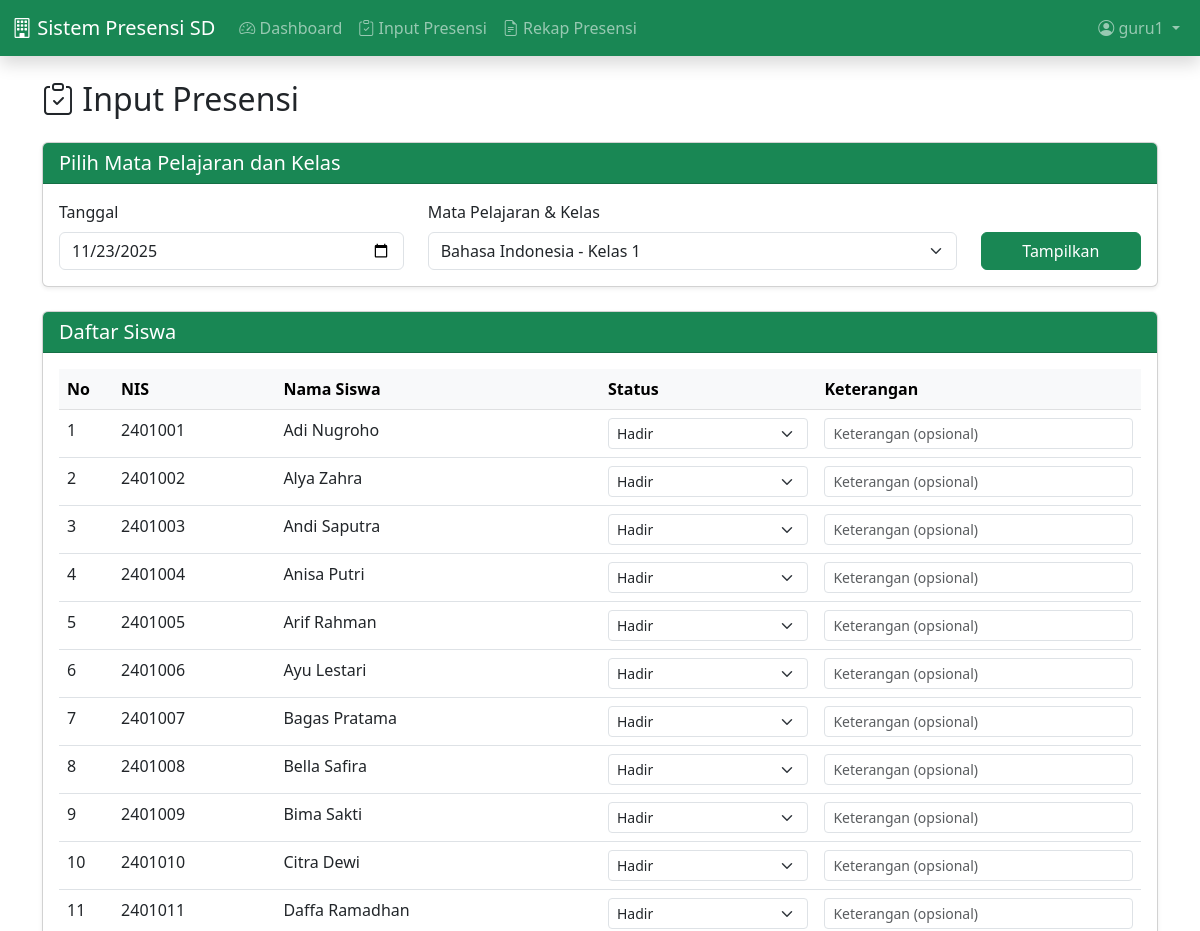
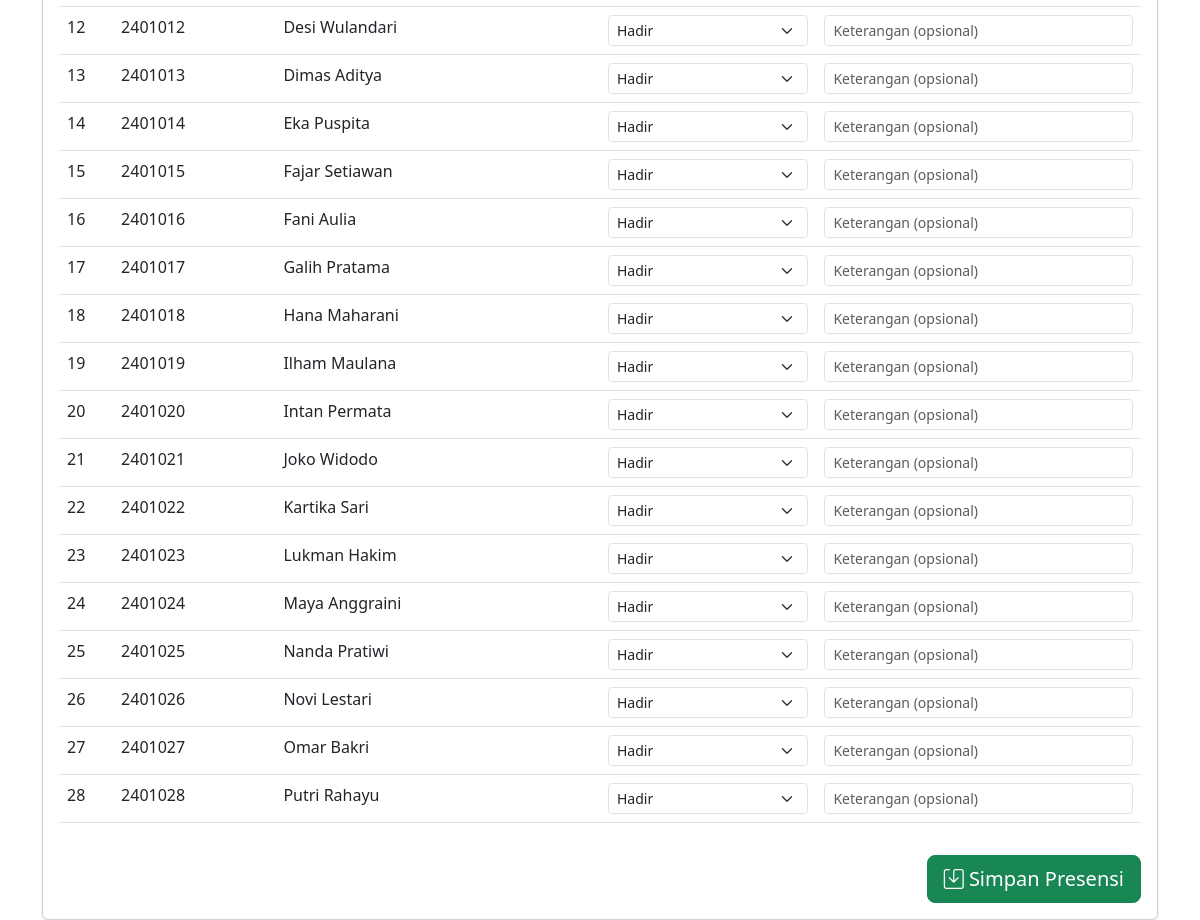
The page /input_presensi.php?id_mapel=7&id_kelas=1 (signed in) on the database its author committed (2 pictures, top to bottom).
### tables this page shows
CREATE TABLE `siswa` (
  `NIS` int(11) NOT NULL,
  `nama_siswa` varchar(150) DEFAULT NULL,
  `Admin_ID` int(11) NOT NULL
);

### input_presensi.php (the view, shortened to what this page needs)
<?php
require_once 'db.php';
$username = $_SESSION['username'];
$guru_query = mysqli_query($conn, "SELECT g.* FROM guru g
                                    JOIN akun a ON g.ID_Guru = SUBSTRING(a.Username, 5)
                                    WHERE a.Username = '$username'");
$guru_data = mysqli_fetch_assoc($guru_query);
$id_guru = $guru_data['ID_Guru'];
$mapel_list = mysqli_query($conn, "SELECT mp.*, k.Nama_Kelas
                                    FROM mata_pelajaran mp
                                    JOIN kelas k ON mp.Kelas = k.ID_Kelas
                                    WHERE mp.id_guru = $id_guru
                                    ORDER BY k.ID_Kelas");
$id_mapel = isset($_GET['id_mapel']) ? $_GET['id_mapel'] : '';
$id_kelas = isset($_GET['id_kelas']) ? $_GET['id_kelas'] : '';
$tanggal = date('Y-m-d');
$siswa_list = [];
if ($id_mapel && $id_kelas) {
    $siswa_query = mysqli_query($conn, "SELECT s.*,
                                        (SELECT status FROM presensi
                                         WHERE nis = s.NIS
                                         AND id_kelas = $id_kelas
                                         AND id_mapel = $id_mapel
                                         AND tanggal = '$tanggal') as status_presensi,
                                        (SELECT keterangan FROM presensi
                                         WHERE nis = s.NIS
                                         AND id_kelas = $id_kelas
                                         AND id_mapel = $id_mapel
                                         AND tanggal = '$tanggal') as ket_presensi
                                        FROM siswa s
                                        JOIN kelas_siswa ks ON s.NIS = ks.nis
                                        WHERE ks.id_kelas = $id_kelas
                                        ORDER BY s.nama_siswa");
    while ($row = mysqli_fetch_assoc($siswa_query)) {
        $siswa_list[] = $row;
    }
}
?>
<!DOCTYPE html>
<html lang="id">
<head>
    <link href="https://cdn.jsdelivr.net/npm/bootstrap@5.3.0/dist/css/bootstrap.min.css" rel="stylesheet">
    <link rel="stylesheet" href="https://cdn.jsdelivr.net/npm/bootstrap-icons@1.10.0/font/bootstrap-icons.css">
</head>
<body>
    <?php include 'navbar.php'; ?>
    <div class="container mt-4">
        <h2 class="mb-4"><i class="bi bi-clipboard-check"></i> Input Presensi</h2>
        <div class="card shadow-sm mb-4">
            <div class="card-header bg-success text-white">
                <h5 class="mb-0">Pilih Mata Pelajaran dan Kelas</h5>
            </div>
            <div class="card-body">
                <form method="GET" action="">
                    <div class="row">
                        <div class="col-md-4">
                            <label class="form-label">Tanggal</label>
                            <input type="date" class="form-control" name="tanggal" value="<?= $tanggal ?>" required>
                        </div>
                        <div class="col-md-6">
                            <label class="form-label">Mata Pelajaran & Kelas</label>
                            <select class="form-select" name="mapel_kelas" required onchange="this.form.submit()">
                                <?php while ($mapel = mysqli_fetch_assoc($mapel_list)): ?>
                                    <option value="<?= $mapel['ID_MaPel'] ?>|<?= $mapel['Kelas'] ?>"
                                            <?= ($id_mapel == $mapel['ID_MaPel'] && $id_kelas == $mapel['Kelas']) ? 'selected' : '' ?>>
                                        <?= $mapel['Nama_MaPel'] ?> - <?= $mapel['Nama_Kelas'] ?>
                                    </option>
                                <?php endwhile; ?>
                            </select>
                        </div>
                        <div class="col-md-2">
                            <label class="form-label">&nbsp;</label>
                            <button type="submit" class="btn btn-success w-100">Tampilkan</button>
                        </div>
                    </div>
                </form>
            </div>
        </div>
        <?php if (!empty($siswa_list)): ?>
        <form method="POST" action="">
            <div class="card shadow-sm">
                <div class="card-header bg-success text-white">
                    <h5 class="mb-0">Daftar Siswa</h5>
                </div>
                <div class="card-body">
                    <div class="table-responsive">
                        <table class="table table-hover">
                            <thead class="table-light">
                                <tr>
                                    <th width="5%">No</th>
                                    <th width="15%">NIS</th>
                                    <th width="30%">Nama Siswa</th>
                                    <th width="20%">Status</th>
                                    <th width="30%">Keterangan</th>
                                </tr>
                            </thead>
                            <tbody>
                                <?php
                                $no = 1;
                                foreach ($siswa_list as $siswa):
                                ?>
                                <tr>
                                    <td><?= $no++ ?></td>
                                    <td><?= $siswa['NIS'] ?></td>
                                    <td><?= $siswa['nama_siswa'] ?></td>
                                    <td>
                                        <select class="form-select form-select-sm" name="status[<?= $siswa['NIS'] ?>]" required>
                                            <option value="Hadir" <?= ($siswa['status_presensi'] == 'Hadir') ? 'selected' : '' ?>>Hadir</option>
                                        </select>
                                    </td>
                                    <td>
                                        <input type="text" class="form-control form-control-sm"
                                               name="keterangan[<?= $siswa['NIS'] ?>]"
                                               value="<?= $siswa['ket_presensi'] ?>"
                                               placeholder="Keterangan (opsional)">
                                    </td>
                                </tr>
                                <?php endforeach; ?>
                            </tbody>
                        </table>
                    </div>
                    <div class="text-end mt-3">
                        <button type="submit" name="simpan_presensi" class="btn btn-success btn-lg">
                            <i class="bi bi-save"></i> Simpan Presensi
                        </button>
                    </div>
                </div>
            </div>
        </form>
        <?php endif; ?>
    </div>
</body>
</html>

### navbar.php (shortened to what this page needs)
<?php
$navbar_color = 'primary';
if ($_SESSION['role'] == 'Admin') {
    $navbar_color = 'primary';
} elseif ($_SESSION['role'] == 'Guru') {
    $navbar_color = 'success';
} else {
    $navbar_color = 'info';
}
?>
<nav class="navbar navbar-expand-lg navbar-dark bg-<?= $navbar_color ?> shadow">
    <div class="container-fluid">
        <a class="navbar-brand" href="dashboard.php">
            <i class="bi bi-building"></i> Sistem Presensi SD
        </a>
        <div class="collapse navbar-collapse" id="navbarNav">
            <ul class="navbar-nav me-auto">
                <li class="nav-item">
                    <a class="nav-link" href="dashboard.php">
                        <i class="bi bi-speedometer2"></i> Dashboard
                    </a>
                </li>
                <?php if ($_SESSION['role'] == 'Admin'): ?>
                    <li class="nav-item">
                        <a class="nav-link" href="siswa.php">
                            <i class="bi bi-people"></i> Siswa
                        </a>
                    </li>
                    <li class="nav-item">
                        <a class="nav-link" href="guru.php">
                            <i class="bi bi-person-badge"></i> Guru
                        </a>
                    </li>
                    <li class="nav-item">
                        <a class="nav-link" href="kelas.php">
                            <i class="bi bi-door-open"></i> Kelas
                        </a>
                    </li>
                    <li class="nav-item">
                        <a class="nav-link" href="mapel.php">
                            <i class="bi bi-book"></i> Mata Pelajaran
                        </a>
                    </li>
                    <li class="nav-item">
                        <a class="nav-link" href="laporan_presensi.php">
                            <i class="bi bi-clipboard-check"></i> Laporan Presensi
                        </a>
                    </li>
                <?php elseif ($_SESSION['role'] == 'Guru'): ?>
                    <li class="nav-item">
                        <a class="nav-link" href="input_presensi.php">
                            <i class="bi bi-clipboard-check"></i> Input Presensi
                        </a>
                    </li>
                    <li class="nav-item">
                        <a class="nav-link" href="rekap_presensi.php">
                            <i class="bi bi-file-earmark-text"></i> Rekap Presensi
                        </a>
                    </li>
                <?php endif; ?>
            </ul>
            <ul class="navbar-nav">
                <li class="nav-item dropdown">
                    <a class="nav-link dropdown-toggle" href="#" role="button" data-bs-toggle="dropdown">
                        <i class="bi bi-person-circle"></i> <?= $_SESSION['username'] ?>
                    </a>
                </li>
            </ul>
        </div>
    </div>
</nav>

### rows shown on the page
siswa: NIS "2401001", nama_siswa "Adi Nugroho", NIS "Hadir"
siswa: NIS "2401002", nama_siswa "Alya Zahra", NIS "Hadir"
siswa: NIS "2401003", nama_siswa "Andi Saputra", NIS "Hadir"
siswa: NIS "2401004", nama_siswa "Anisa Putri", NIS "Hadir"
siswa: NIS "2401005", nama_siswa "Arif Rahman", NIS "Hadir"
siswa: NIS "2401006", nama_siswa "Ayu Lestari", NIS "Hadir"
siswa: NIS "2401007", nama_siswa "Bagas Pratama", NIS "Hadir"
siswa: NIS "2401008", nama_siswa "Bella Safira", NIS "Hadir"
siswa: NIS "2401009", nama_siswa "Bima Sakti", NIS "Hadir"
siswa: NIS "2401010", nama_siswa "Citra Dewi", NIS "Hadir"
siswa: NIS "2401011", nama_siswa "Daffa Ramadhan", NIS "Hadir"
siswa: NIS "2401012", nama_siswa "Desi Wulandari", NIS "Hadir"
siswa: NIS "2401013", nama_siswa "Dimas Aditya", NIS "Hadir"
siswa: NIS "2401014", nama_siswa "Eka Puspita", NIS "Hadir"
siswa: NIS "2401015", nama_siswa "Fajar Setiawan", NIS "Hadir"
siswa: NIS "2401016", nama_siswa "Fani Aulia", NIS "Hadir"
siswa: NIS "2401017", nama_siswa "Galih Pratama", NIS "Hadir"
siswa: NIS "2401018", nama_siswa "Hana Maharani", NIS "Hadir"
siswa: NIS "2401019", nama_siswa "Ilham Maulana", NIS "Hadir"
siswa: NIS "2401020", nama_siswa "Intan Permata", NIS "Hadir"
siswa: NIS "2401021", nama_siswa "Joko Widodo", NIS "Hadir"
siswa: NIS "2401022", nama_siswa "Kartika Sari", NIS "Hadir"
siswa: NIS "2401023", nama_siswa "Lukman Hakim", NIS "Hadir"
siswa: NIS "2401024", nama_siswa "Maya Anggraini", NIS "Hadir"
siswa: NIS "2401025", nama_siswa "Nanda Pratiwi", NIS "Hadir"
siswa: NIS "2401026", nama_siswa "Novi Lestari", NIS "Hadir"
siswa: NIS "2401027", nama_siswa "Omar Bakri", NIS "Hadir"
siswa: NIS "2401028", nama_siswa "Putri Rahayu", NIS "Hadir"

### other values the page prints
$_SESSION['username'] "guru1"
form field mapel_kelas "Bahasa Indonesia - Kelas 1"
